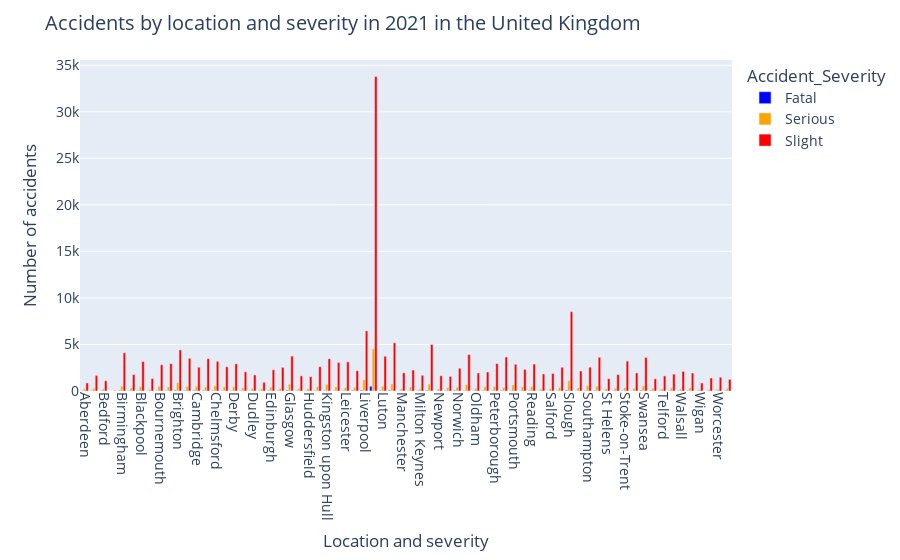

Notebook code cell kept with this figure:
### Code cell
severity_counts = X_train.groupby([X_train['Location'], y_train]).size().unstack(fill_value=0)
plt.figure(figsize=(30, 12))
severity_counts.plot(kind='bar', stacked=False, edgecolor='black', color=['blue', 'orange', 'red'])
plt.xlabel("Location", fontsize=14)
plt.ylabel("Number of accidents", fontsize=14)
plt.title("Accidents by location and severity", fontsize=16)
plt.xticks(rotation=90, ha="center", fontsize=10)
plt.close()
fig = px.bar(severity_counts, barmode='group', color_discrete_sequence=['blue', 'orange', 'red'])
fig.update_layout(
    title="Accidents by location and severity in 2021 in the United Kingdom",
    xaxis_title="Location and severity",
    yaxis_title="Number of accidents",
    xaxis_tickangle=90,
    font=dict(size=14)
)
fig.write_html("accidents_by_location_and_severity.html")
fig.show()

### Figure 1 — Plotly figure (JSON) as saved in the notebook; plotly's stock layout.template omitted (floating-point values rounded to 4 significant figures)
{"data": [{"alignmentgroup": "True", "hovertemplate": "Accident_Severity=Fatal<br>Location=%{x}<br>value=%{y}<extra></extra>", "legendgroup": "Fatal", "marker": {"color": "blue", "pattern": {"shape": ""}}, "name": "Fatal", "offsetgroup": "Fatal", "orientation": "v", "showlegend": true, "textposition": "auto", "type": "bar", "x": ["Aberdeen", "Bath", "Bedford", "Belfast", "Birmingham", "Blackburn", "Blackpool", "Bolton", "Bournemouth", "Bradford", "Brighton", "Bristol", "Cambridge", "Cardiff", "Chelmsford", "Coventry", "Derby", "Doncaster", "Dudley", "Dundee", "Edinburgh", "Exeter", "Glasgow", "Gloucester", "Huddersfield", "Ipswich", "Kingston upon Hull", "Leeds", "Leicester", "Lincoln", "Liverpool", "London", "Luton", "Maidstone", "Manchester", "Middlesbrough", "Milton Keynes", "Newcastle upon Tyne", "Newport", "Northampton", "Norwich", "Nottingham", "Oldham", "Oxford", "Peterborough", "Plymouth", "Portsmouth", "Preston", "Reading", "Rotherham", "Salford", "Sheffield", "Slough", "Solihull", "Southampton", "Southend-on-Sea", "St Helens", "Stockport", "Stoke-on-Trent", "Sunderland", "Swansea", "Swindon", "Telford", "Wakefield", "Walsall", "Warrington", "Wigan", "Wolverhampton", "Worcester", "York"], "xaxis": "x", "y": [21, 46, 18, 0, 53, 36, 50, 13, 40, 44, 72, 48, 58, 55, 45, 41, 44, 40, 21, 23, 41, 37, 75, 26, 26, 51, 56, 32, 50, 65, 80, 510, 45, 74, 20, 28, 24, 65, 20, 40, 64, 43, 24, 44, 35, 53, 28, 20, 45, 23, 19, 29, 84, 25, 26, 45, 20, 28, 36, 20, 72, 53, 40, 29, 30, 33, 16, 15, 26, 25], "yaxis": "y"}, {"alignmentgroup": "True", "hovertemplate": "Accident_Severity=Serious<br>Location=%{x}<br>value=%{y}<extra></extra>", "legendgroup": "Serious", "marker": {"color": "orange", "pattern": {"shape": ""}}, "name": "Serious", "offsetgroup": "Serious", "orientation": "v", "showlegend": true, "textposition": "auto", "type": "bar", "x": ["Aberdeen", "Bath", "Bedford", "Belfast", "Birmingham", "Blackburn", "Blackpool", "Bolton", "Bournemouth", "Bradford", "Brighton", "Bristol", "Cambridge", "Cardiff", "Chelmsford", "Coventry", "Derby", "Doncaster", "Dudley", "Dundee", "Edinburgh", "Exeter", "Glasgow", "Gloucester", "Huddersfield", "Ipswich", "Kingston upon Hull", "Leeds", "Leicester", "Lincoln", "Liverpool", "London", "Luton", "Maidstone", "Manchester", "Middlesbrough", "Milton Keynes", "Newcastle upon Tyne", "Newport", "Northampton", "Norwich", "Nottingham", "Oldham", "Oxford", "Peterborough", "Plymouth", "Portsmouth", "Preston", "Reading", "Rotherham", "Salford", "Sheffield", "Slough", "Solihull", "Southampton", "Southend-on-Sea", "St Helens", "Stockport", "Stoke-on-Trent", "Sunderland", "Swansea", "Swindon", "Telford", "Wakefield", "Walsall", "Warrington", "Wigan", "Wolverhampton", "Worcester", "York"], "xaxis": "x", "y": [237, 281, 209, 22, 527, 329, 475, 186, 500, 445, 895, 466, 509, 428, 566, 450, 438, 336, 278, 240, 417, 284, 723, 254, 244, 476, 701, 454, 339, 385, 1194, 4526, 513, 750, 215, 429, 224, 733, 238, 357, 410, 702, 287, 474, 484, 365, 644, 447, 474, 213, 258, 365, 1107, 324, 594, 516, 211, 288, 335, 282, 546, 288, 223, 313, 208, 336, 141, 159, 178, 288], "yaxis": "y"}, {"alignmentgroup": "True", "hovertemplate": "Accident_Severity=Slight<br>Location=%{x}<br>value=%{y}<extra></extra>", "legendgroup": "Slight", "marker": {"color": "red", "pattern": {"shape": ""}}, "name": "Slight", "offsetgroup": "Slight", "orientation": "v", "showlegend": true, "textposition": "auto", "type": "bar", "x": ["Aberdeen", "Bath", "Bedford", "Belfast", "Birmingham", "Blackburn", "Blackpool", "Bolton", "Bournemouth", "Bradford", "Brighton", "Bristol", "Cambridge", "Cardiff", "Chelmsford", "Coventry", "Derby", "Doncaster", "Dudley", "Dundee", "Edinburgh", "Exeter", "Glasgow", "Gloucester", "Huddersfield", "Ipswich", "Kingston upon Hull", "Leeds", "Leicester", "Lincoln", "Liverpool", "London", "Luton", "Maidstone", "Manchester", "Middlesbrough", "Milton Keynes", "Newcastle upon Tyne", "Newport", "Northampton", "Norwich", "Nottingham", "Oldham", "Oxford", "Peterborough", "Plymouth", "Portsmouth", "Preston", "Reading", "Rotherham", "Salford", "Sheffield", "Slough", "Solihull", "Southampton", "Southend-on-Sea", "St Helens", "Stockport", "Stoke-on-Trent", "Sunderland", "Swansea", "Swindon", "Telford", "Wakefield", "Walsall", "Warrington", "Wigan", "Wolverhampton", "Worcester", "York"], "xaxis": "x", "y": [867, 1676, 1097, 59, 4102, 1773, 3172, 1339, 2818, 2943, 4408, 3518, 2557, 3474, 3192, 2602, 2919, 2058, 1721, 933, 2281, 2538, 3751, 1623, 1541, 2614, 3466, 3055, 3139, 2175, 6460, 33789, 3734, 5179, 1957, 2256, 1682, 4999, 1641, 1571, 2448, 3917, 1933, 2046, 2945, 3652, 2871, 2319, 2895, 1834, 1883, 2553, 8529, 2149, 2560, 3619, 1319, 1761, 3213, 1944, 3606, 1308, 1623, 1814, 2107, 1933, 868, 1403, 1476, 1255], "yaxis": "y"}], "layout": {"autosize": true, "barmode": "group", "font": {"size": 14}, "legend": {"title": {"text": "Accident_Severity"}, "tracegroupgap": 0}, "margin": {"t": 60}, "title": {"text": "Accidents by location and severity in 2021 in the United Kingdom"}, "xaxis": {"anchor": "y", "autorange": true, "domain": [0, 1], "range": [-0.5, 69.5], "tickangle": 90, "title": {"text": "Location and severity"}, "type": "category"}, "yaxis": {"anchor": "x", "autorange": true, "domain": [0, 1], "range": [0, 35570.0], "title": {"text": "Number of accidents"}, "type": "linear"}}}
